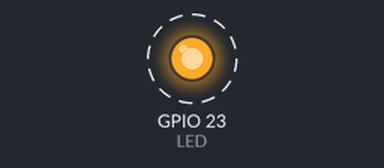
The program below on a simulated Raspberry Pi (BCM pin numbers). On the bench: output pins drawn as LEDs (lit = HIGH). Dashed ring = blinking.

Above: at 0.5 s.
Timing chart, 0 to 4.6 s (numbered marks = the images above):
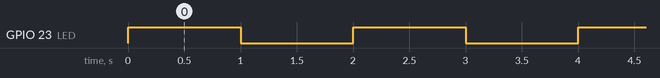

The program:

app.py
```python
import time
import lgpio

LED = 23

# open the gpio chip and set the LED pin as output
h = lgpio.gpiochip_open(0)
lgpio.gpio_claim_output(h, LED)

try:
    while True:
        # Turn the GPIO pin on
        lgpio.gpio_write(h, LED, 1)
        time.sleep(1)

        # Turn the GPIO pin off
        lgpio.gpio_write(h, LED, 0)
        time.sleep(1)
except KeyboardInterrupt:
    lgpio.gpio_write(h, LED, 0)
    lgpio.gpiochip_close(h)
```

Measured:
- by itself, GPIO 23 (LED): alternates HIGH for 1.0 s and LOW for 1.0 s
